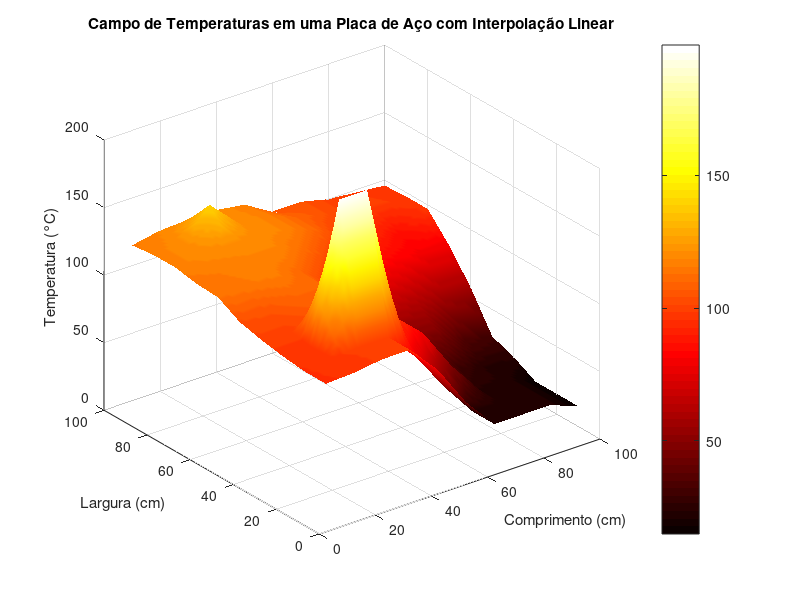

Recreate this plot in MATLAB.
% Definindo os valores das temperaturas
temperaturas = [
    95, 96, 99, 99, 77, 46, 23, 23, 23, 15;
    95, 98, 99, 99, 77, 48, 23, 23, 23, 15;
    97, 97, 199, 199, 98, 79, 48, 23, 23, 15;
    100, 100, 105, 105, 77, 70, 48, 30, 23, 24;
    104, 105, 110, 110, 87, 70, 48, 48, 35, 30;
    113, 115, 117, 110, 99, 89, 67, 63, 57, 57;
    114, 116, 118, 118, 110, 100, 87, 83, 80, 79;
    117, 120, 120, 120, 118, 110, 99, 93, 85, 97;
    117, 120, 140, 120, 118, 110, 105, 100, 99, 97;
    115, 119, 120, 120, 117, 105, 105, 100, 98, 96
];

% Definindo os pontos na superfície da placa
[x, y] = meshgrid(10:10:100, 10:10:100);

% Pontos de interpolação
[xq, yq] = meshgrid(10:1:100, 10:1:100);

% Interpolação linear
temperaturas_interp = interp2(x, y, temperaturas, xq, yq, 'linear');

% Criando o gráfico 3D com interpolação
figure;
surf(xq, yq, temperaturas_interp);

% Definindo os rótulos dos eixos
xlabel('Comprimento (cm)');
ylabel('Largura (cm)');
zlabel('Temperatura (°C)');
title('Campo de Temperaturas em uma Placa de Aço com Interpolação Linear');

% Ajustando a visualização
colormap('hot');
colorbar;
shading interp; % Suaviza o sombreamento